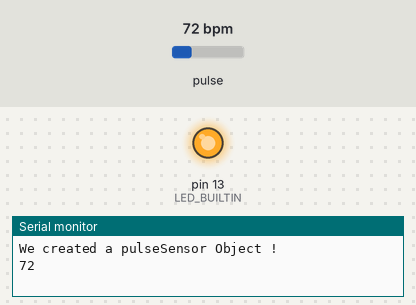
A sketch run on a simulated Arduino Uno, built with avr-gcc and run on an emulated ATmega328P. On the bench: output pins drawn as LEDs (lit = HIGH), the last lines printed to the serial monitor. Dashed ring = blinking. The test bench sets the inputs (shaded band); at power-on: pulse 72 bpm.

Above: at 1.8 s.
1.9 s: pulse set to 61 bpm
3.4 s: pulse set to 57 bpm
At 4.8 s:
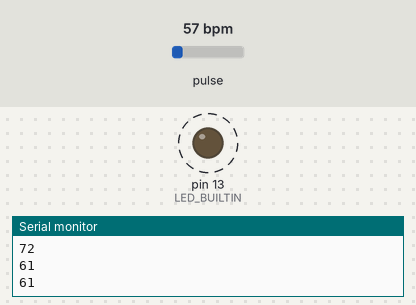
7.4 s: pulse set to 70 bpm
At 8.3 s:
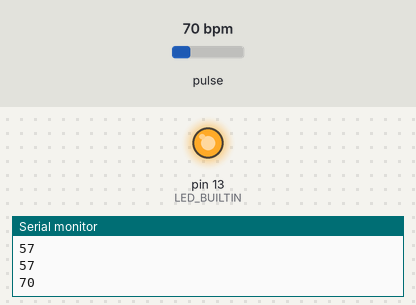
8.9 s: pulse set to 42 bpm
At 10.7 s:
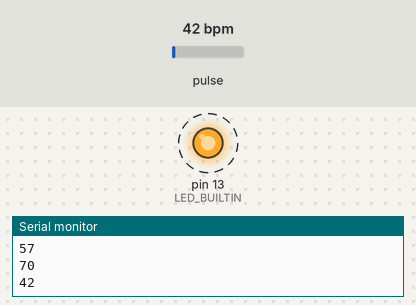
Timing chart, 0 to 13.9 s (numbered marks = the images above; inputs shaded):
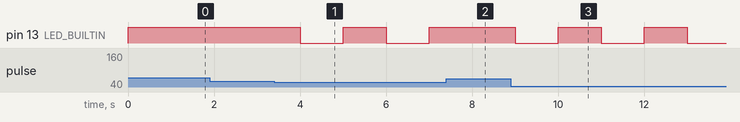

The sketch:

heartbeat_detect.ino
```cpp
#include <PulseSensorPlayground.h>  // PulseSensorPlayground 라이브러리 포함
// #define USE_ARDUINO_INTERRUPTS true
// 변수 선언
const int PulseWire = 0;       // PulseSensor의 보라색 와이어를 아날로그 핀 0에 연결
const int LED = LED_BUILTIN;   // 아두이노 내장 LED 핀, 보통 핀 13에 가까이 있음
int Threshold = 500;          // 심박으로 인식할 신호의 임계값 설정

// PulseSensorPlayground 객체 생성
PulseSensorPlayground pulseSensor;

void setup() {
  Serial.begin(9600);  // 시리얼 모니터 시작

  // PulseSensor 객체 설정
  pulseSensor.analogInput(PulseWire);
  pulseSensor.blinkOnPulse(LED);       // 심박이 감지되면 자동으로 아두이노 LED를 깜빡이도록 설정
  pulseSensor.setThreshold(Threshold);

  // PulseSensor 객체가 제대로 생성되었는지 확인
  if (pulseSensor.begin()) {
    Serial.println("We created a pulseSensor Object !");  // 아두이노가 전원에 연결되거나 리셋될 때 한 번 출력
  }
}

void loop() {
  if (pulseSensor.sawStartOfBeat()) {            // 심박이 감지되었는지 지속적으로 확인
    int myBPM = pulseSensor.getBeatsPerMinute();  // BPM(분당 심박수) 값을 가져옴
    Serial.println(myBPM);  // BPM 값을 시리얼 플로터에 출력
  }

  delay(1000);  // 간단한 스케치에서 권장되는 지연 시간
}
```

Measured:
- the behaviour switches between 60 and 59 bpm on pulse (found by bisection; images 0 and 1)
- after the input at 3.4 s, pin 13 (LED_BUILTIN): alternates HIGH for 1.0 s and LOW for 1.0 s, starting after 0.60 s
- after the input at 7.4 s, pin 13 (LED_BUILTIN): stays HIGH (without the input it goes to LOW after 0.60 s)
- after the input at 8.9 s, pin 13 (LED_BUILTIN): alternates HIGH for 1.0 s and LOW for 1.0 s, starting after 0.10 s
